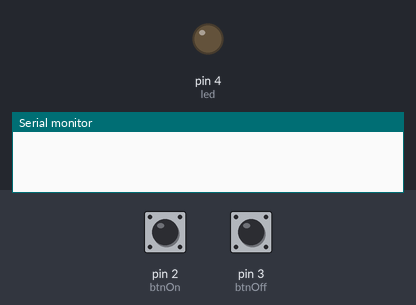
The sketch below on a simulated Arduino Uno, built with avr-gcc and run on an emulated ATmega328P. Parts: output pins drawn as LEDs (lit = HIGH), the last lines printed to the serial monitor. Inputs (shaded band) come from the test bench; at power-on: pin 2 (btnOn) LOW, pin 3 (btnOff) LOW.

Above: at 1.2 s.
1.3 s: pin 2 (btnOn) pulled HIGH for 0.15 s
At 2.1 s:
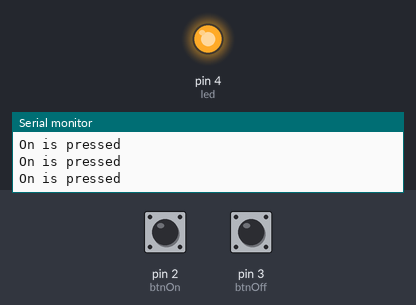
2.9 s: pin 3 (btnOff) pulled HIGH for 0.15 s
At 3.3 s:
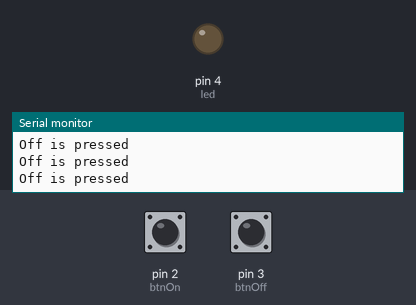
4.5 s: pin 2 (btnOn) pulled HIGH for 1 s
At 5.7 s:
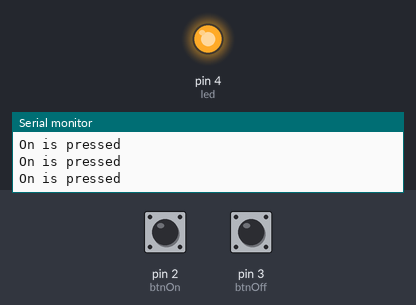
7.0 s: pin 3 (btnOff) pulled HIGH for 1 s
At 7.6 s:
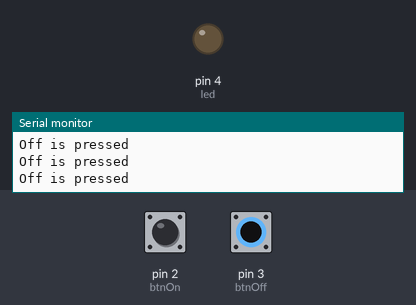
9.5 s: pin 2 (btnOn) driven HIGH and pin 3 (btnOff) driven HIGH
At 11.0 s:
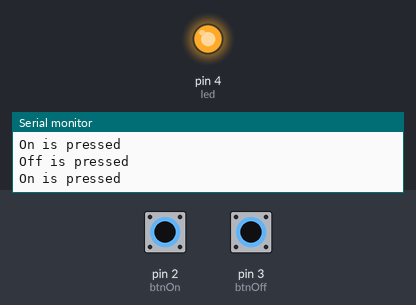
12.5 s: pin 3 (btnOff) driven LOW
At 13.4 s:
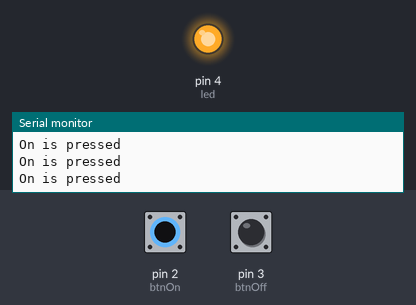
Timing chart, 0 to 15.0 s (numbered marks = the images above; inputs shaded):
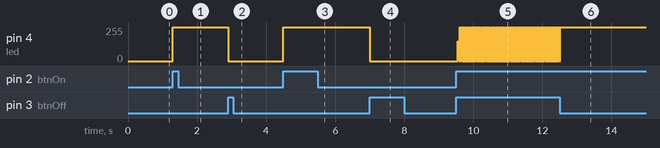

The sketch:

On-Off_Circuit.ino
```cpp
int btnOn = 2;
int btnOff = 3;
int led = 4;
int buttonOnState = 0;
int buttonOffState = 0;

void setup() {
  Serial.begin(9600);
  pinMode(btnOn, INPUT);
  pinMode(btnOff, INPUT);
  pinMode(led, OUTPUT);
}

void loop() {
 buttonOnState = digitalRead(btnOn);
 buttonOffState = digitalRead(btnOff);

 if(buttonOnState == HIGH)
 {
  digitalWrite(led, HIGH);
  Serial.println("On is pressed");
 }
 if(buttonOffState == HIGH)
 {
  digitalWrite(led, LOW);
  Serial.println("Off is pressed");
 }
}
```

Measured:
- after the input at 1.3 s, pin 4 (led): 0/255 → 255/255 at once
- after the input at 2.9 s, pin 4 (led): 255/255 → 0/255 at once
- after the input at 4.5 s, pin 4 (led): 0/255 → 255/255 at once
- after the input at 7.0 s, pin 4 (led): 255/255 → 0/255 at once
- after the input at 9.5 s, pin 4 (led): 0/255 → 149/255 after 0.05 s, then repeats every 0.03 s: 0/255 0.02 s, 255/255 0.02 s
- after the input at 12.5 s, pin 4 (led): goes on until 12.5 s, then stays 255/255
